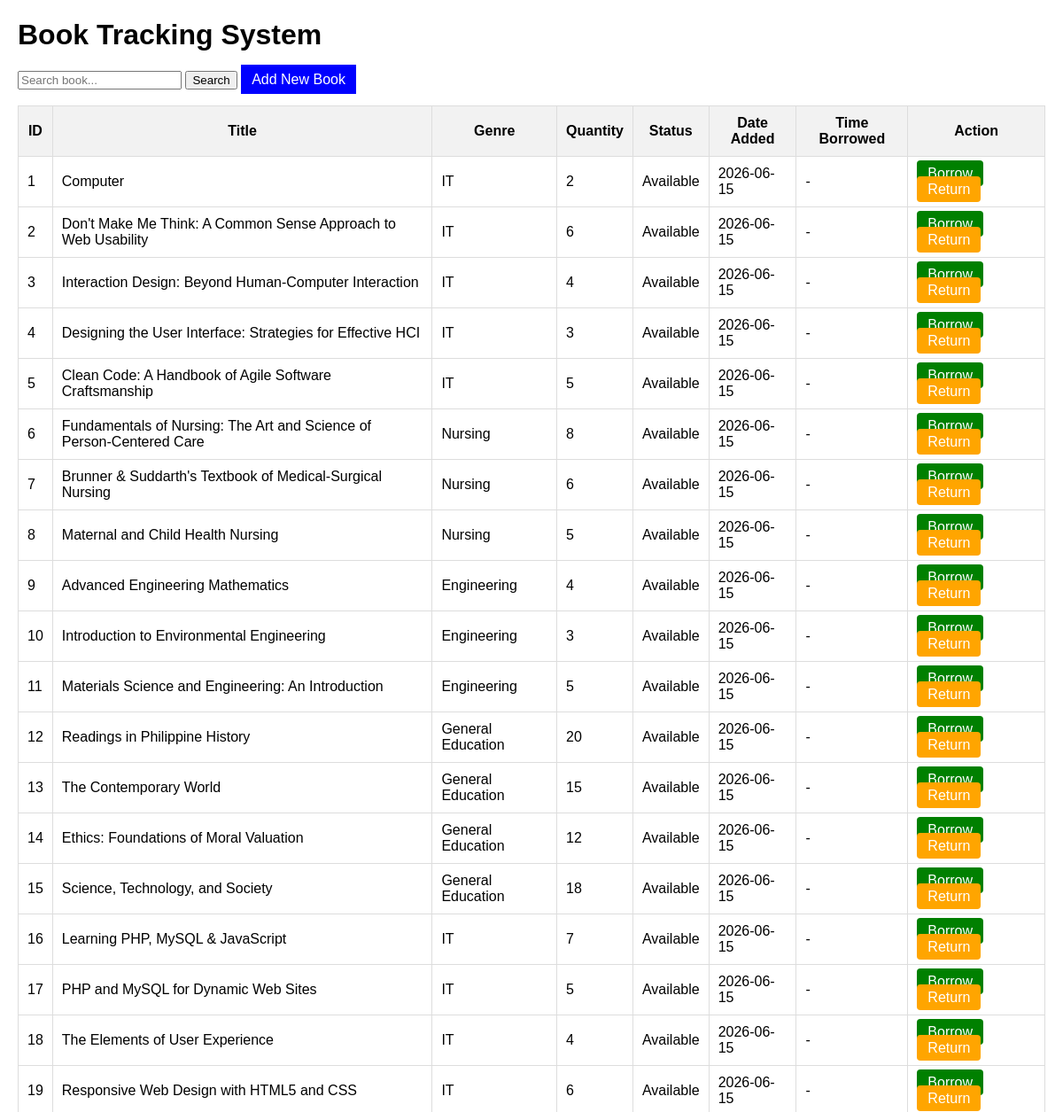
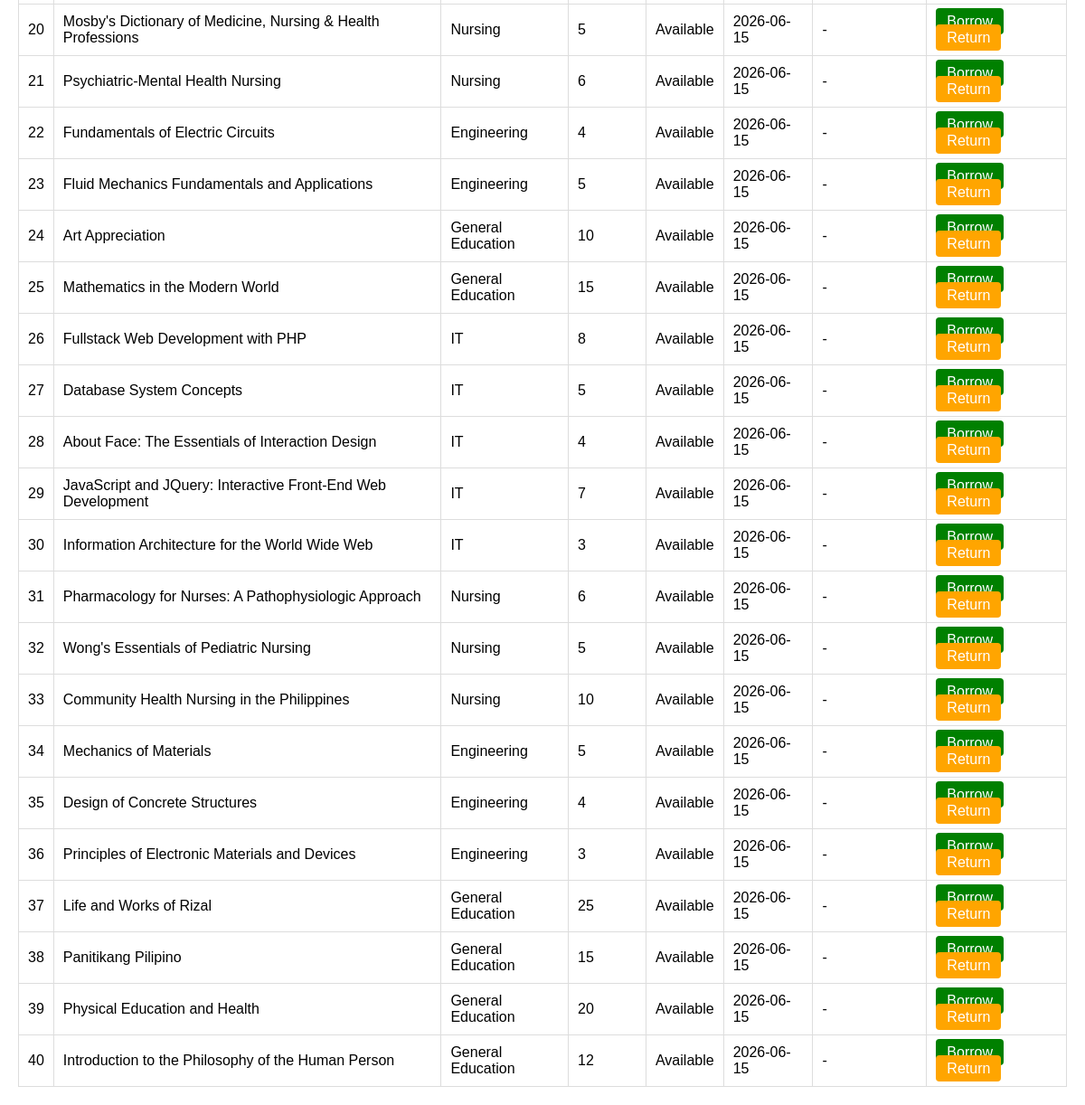
The page / on the database its author committed (2 pictures, top to bottom).
### tables this page shows
CREATE TABLE `books` (
  `id` int(11) NOT NULL,
  `title` varchar(255) NOT NULL,
  `genre` varchar(100) NOT NULL,
  `quantity` int(11) NOT NULL DEFAULT 1,
  `status` varchar(50) DEFAULT 'Available',
  `date_added` date DEFAULT curdate(),
  `time_borrowed` time DEFAULT NULL
);

### index.php (the view, shortened to what this page needs)
<?php
include 'connection/dbconn.php';
?>
<!DOCTYPE html>
<html>
<head>
</head>
<body>
    <h1>Book Tracking System</h1>
    <form method="GET">
        <input type="text" name="search" placeholder="Search book..."
            value="<?php echo isset($_GET['search']) ? htmlspecialchars($_GET['search']) : ''; ?>">
        <button type="submit">
            Search
        </button>
        <a href="views/book_add_form.php" class="add">
            Add New Book
        </a>
    </form>
    <br>
    <table>
        <tr>
            <th>ID</th>
            <th>Title</th>
            <th>Genre</th>
            <th>Quantity</th>
            <th>Status</th>
            <th>Date Added</th>
            <th>Time Borrowed</th>
            <th>Action</th>
        </tr>
        <?php
        if (isset($_GET['search']) && $_GET['search'] != '') {
            $search = mysqli_real_escape_string(
                $conn,
                $_GET['search']
            );
            $query = "
        SELECT *
        FROM books
        WHERE title LIKE '%$search%'
    ";
        } else {
            $query = "SELECT * FROM books";
        }
        $result = mysqli_query($conn, $query);
        if (mysqli_num_rows($result) > 0) {
            while ($row = mysqli_fetch_assoc($result)) {
                ?>
                <tr>
                    <td>
                        <?php echo $row['id']; ?>
                    </td>
                    <td>
                        <?php echo htmlspecialchars($row['title']); ?>
                    </td>
                    <td>
                        <?php echo htmlspecialchars($row['genre']); ?>
                    </td>
                    <td>
                        <?php echo $row['quantity']; ?>
                    </td>
                    <td>
                        <?php echo $row['status']; ?>
                    </td>
                    <td>
                        <?php echo $row['date_added']; ?>
                    </td>
                    <td>
                        <?php
                        echo $row['time_borrowed']
                            ? $row['time_borrowed']
                            : "-";
                        ?>
                    </td>
                    <td>
                        <?php if ($row['quantity'] > 0) { ?>
                            <a class="btn borrow" href="functions/book_borrow.php?id=<?php echo $row['id']; ?>">
                                Borrow
                            </a>
                        <?php } ?>
                        <a class="btn return" href="functions/book_return.php?id=<?php echo $row['id']; ?>">
                            Return
                        </a>
                    </td>
                </tr>
                <?php
            }
        }
        ?>
    </table>
</body>
</html>

### index.php (style rules this page uses)
body { font-family: Arial, sans-serif; margin: 20px; }
table { border-collapse: collapse; width: 100%; }
th, td { border: 1px solid #ddd; padding: 10px; }
th { background: #f2f2f2; }
a { text-decoration: none; }
.btn { padding: 6px 12px; border-radius: 4px; color: white; }
.borrow { background: green; }
.return { background: orange; }
.add { background: blue; color: white; padding: 8px 12px; }

### rows shown on the page
books: id "1", title "Computer", genre "IT", quantity "2", status "Available", date_added "2026-06-15"
books: id "2", title "Don't Make Me Think: A Common Sense Approach to Web Usability", genre "IT", quantity "6", status "Available", date_added "2026-06-15"
books: id "3", title "Interaction Design: Beyond Human-Computer Interaction", genre "IT", quantity "4", status "Available", date_added "2026-06-15"
books: id "4", title "Designing the User Interface: Strategies for Effective HCI", genre "IT", quantity "3", status "Available", date_added "2026-06-15"
books: id "5", title "Clean Code: A Handbook of Agile Software Craftsmanship", genre "IT", quantity "5", status "Available", date_added "2026-06-15"
books: id "6", title "Fundamentals of Nursing: The Art and Science of Person-Centered Care", genre "Nursing", quantity "8", status "Available", date_added "2026-06-15"
books: id "7", title "Brunner & Suddarth's Textbook of Medical-Surgical Nursing", genre "Nursing", quantity "6", status "Available", date_added "2026-06-15"
books: id "8", title "Maternal and Child Health Nursing", genre "Nursing", quantity "5", status "Available", date_added "2026-06-15"
books: id "9", title "Advanced Engineering Mathematics", genre "Engineering", quantity "4", status "Available", date_added "2026-06-15"
books: id "10", title "Introduction to Environmental Engineering", genre "Engineering", quantity "3", status "Available", date_added "2026-06-15"
books: id "11", title "Materials Science and Engineering: An Introduction", genre "Engineering", quantity "5", status "Available", date_added "2026-06-15"
books: id "12", title "Readings in Philippine History", genre "General Education", quantity "20", status "Available", date_added "2026-06-15"
books: id "13", title "The Contemporary World", genre "General Education", quantity "15", status "Available", date_added "2026-06-15"
books: id "14", title "Ethics: Foundations of Moral Valuation", genre "General Education", quantity "12", status "Available", date_added "2026-06-15"
books: id "15", title "Science, Technology, and Society", genre "General Education", quantity "18", status "Available", date_added "2026-06-15"
books: id "16", title "Learning PHP, MySQL & JavaScript", genre "IT", quantity "7", status "Available", date_added "2026-06-15"
books: id "17", title "PHP and MySQL for Dynamic Web Sites", genre "IT", quantity "5", status "Available", date_added "2026-06-15"
books: id "18", title "The Elements of User Experience", genre "IT", quantity "4", status "Available", date_added "2026-06-15"
books: id "19", title "Responsive Web Design with HTML5 and CSS", genre "IT", quantity "6", status "Available", date_added "2026-06-15"
books: id "20", title "Mosby's Dictionary of Medicine, Nursing & Health Professions", genre "Nursing", quantity "5", status "Available", date_added "2026-06-15"
books: id "21", title "Psychiatric-Mental Health Nursing", genre "Nursing", quantity "6", status "Available", date_added "2026-06-15"
books: id "22", title "Fundamentals of Electric Circuits", genre "Engineering", quantity "4", status "Available", date_added "2026-06-15"
books: id "23", title "Fluid Mechanics Fundamentals and Applications", genre "Engineering", quantity "5", status "Available", date_added "2026-06-15"
books: id "24", title "Art Appreciation", genre "General Education", quantity "10", status "Available", date_added "2026-06-15"
books: id "25", title "Mathematics in the Modern World", genre "General Education", quantity "15", status "Available", date_added "2026-06-15"
books: id "26", title "Fullstack Web Development with PHP", genre "IT", quantity "8", status "Available", date_added "2026-06-15"
books: id "27", title "Database System Concepts", genre "IT", quantity "5", status "Available", date_added "2026-06-15"
books: id "28", title "About Face: The Essentials of Interaction Design", genre "IT", quantity "4", status "Available", date_added "2026-06-15"
books: id "29", title "JavaScript and JQuery: Interactive Front-End Web Development", genre "IT", quantity "7", status "Available", date_added "2026-06-15"
books: id "30", title "Information Architecture for the World Wide Web", genre "IT", quantity "3", status "Available", date_added "2026-06-15"
books: id "31", title "Pharmacology for Nurses: A Pathophysiologic Approach", genre "Nursing", quantity "6", status "Available", date_added "2026-06-15"
books: id "32", title "Wong's Essentials of Pediatric Nursing", genre "Nursing", quantity "5", status "Available", date_added "2026-06-15"
books: id "33", title "Community Health Nursing in the Philippines", genre "Nursing", quantity "10", status "Available", date_added "2026-06-15"
books: id "34", title "Mechanics of Materials", genre "Engineering", quantity "5", status "Available", date_added "2026-06-15"
books: id "35", title "Design of Concrete Structures", genre "Engineering", quantity "4", status "Available", date_added "2026-06-15"
books: id "36", title "Principles of Electronic Materials and Devices", genre "Engineering", quantity "3", status "Available", date_added "2026-06-15"
books: id "37", title "Life and Works of Rizal", genre "General Education", quantity "25", status "Available", date_added "2026-06-15"
books: id "38", title "Panitikang Pilipino", genre "General Education", quantity "15", status "Available", date_added "2026-06-15"
books: id "39", title "Physical Education and Health", genre "General Education", quantity "20", status "Available", date_added "2026-06-15"
books: id "40", title "Introduction to the Philosophy of the Human Person", genre "General Education", quantity "12", status "Available", date_added "2026-06-15"
